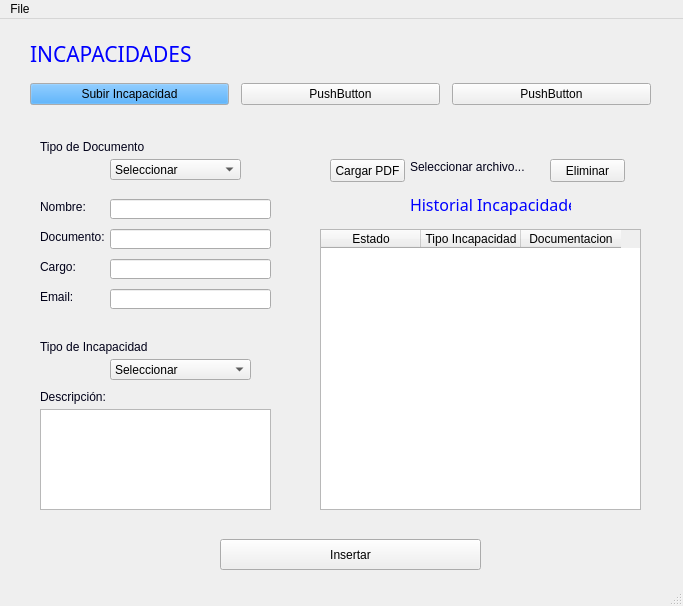
<?xml version="1.0" encoding="UTF-8"?>
<ui version="4.0">
 <class>MainWindow</class>
 <widget class="QMainWindow" name="MainWindow">
  <property name="geometry">
   <rect>
    <x>0</x>
    <y>0</y>
    <width>683</width>
    <height>606</height>
   </rect>
  </property>
  <property name="palette">
   <palette>
    <active>
     <colorrole role="WindowText">
      <brush brushstyle="SolidPattern">
       <color alpha="255">
        <red>0</red>
        <green>0</green>
        <blue>255</blue>
       </color>
      </brush>
     </colorrole>
    </active>
    <inactive>
     <colorrole role="WindowText">
      <brush brushstyle="SolidPattern">
       <color alpha="255">
        <red>0</red>
        <green>0</green>
        <blue>255</blue>
       </color>
      </brush>
     </colorrole>
    </inactive>
    <disabled>
     <colorrole role="WindowText">
      <brush brushstyle="SolidPattern">
       <color alpha="255">
        <red>120</red>
        <green>120</green>
        <blue>120</blue>
       </color>
      </brush>
     </colorrole>
    </disabled>
   </palette>
  </property>
  <property name="windowTitle">
   <string>MainWindow</string>
  </property>
  <property name="autoFillBackground">
   <bool>true</bool>
  </property>
  <widget class="QWidget" name="centralwidget">
   <widget class="QLabel" name="labelincapacidades">
    <property name="geometry">
     <rect>
      <x>30</x>
      <y>20</y>
      <width>161</width>
      <height>31</height>
     </rect>
    </property>
    <property name="baseSize">
     <size>
      <width>0</width>
      <height>0</height>
     </size>
    </property>
    <property name="font">
     <font>
      <family>Impact</family>
      <pointsize>16</pointsize>
     </font>
    </property>
    <property name="mouseTracking">
     <bool>true</bool>
    </property>
    <property name="text">
     <string>INCAPACIDADES</string>
    </property>
    <property name="textFormat">
     <enum>Qt::RichText</enum>
    </property>
    <property name="wordWrap">
     <bool>false</bool>
    </property>
   </widget>
   <widget class="QWidget" name="verticalLayoutWidget">
    <property name="geometry">
     <rect>
      <x>30</x>
      <y>60</y>
      <width>621</width>
      <height>31</height>
     </rect>
    </property>
    <layout class="QHBoxLayout" name="horizontalLayout">
     <property name="spacing">
      <number>12</number>
     </property>
     <property name="sizeConstraint">
      <enum>QLayout::SetDefaultConstraint</enum>
     </property>
     <property name="leftMargin">
      <number>0</number>
     </property>
     <property name="topMargin">
      <number>0</number>
     </property>
     <property name="bottomMargin">
      <number>0</number>
     </property>
     <item>
      <widget class="QPushButton" name="pushButton">
       <property name="palette">
        <palette>
         <active>
          <colorrole role="Button">
           <brush brushstyle="SolidPattern">
            <color alpha="255">
             <red>25</red>
             <green>148</green>
             <blue>255</blue>
            </color>
           </brush>
          </colorrole>
         </active>
         <inactive>
          <colorrole role="Button">
           <brush brushstyle="SolidPattern">
            <color alpha="255">
             <red>25</red>
             <green>148</green>
             <blue>255</blue>
            </color>
           </brush>
          </colorrole>
         </inactive>
         <disabled>
          <colorrole role="Button">
           <brush brushstyle="SolidPattern">
            <color alpha="255">
             <red>25</red>
             <green>148</green>
             <blue>255</blue>
            </color>
           </brush>
          </colorrole>
         </disabled>
        </palette>
       </property>
       <property name="text">
        <string>Subir Incapacidad</string>
       </property>
      </widget>
     </item>
     <item>
      <widget class="QPushButton" name="pushButton_3">
       <property name="text">
        <string>PushButton</string>
       </property>
      </widget>
     </item>
     <item>
      <widget class="QPushButton" name="pushButton_2">
       <property name="text">
        <string>PushButton</string>
       </property>
      </widget>
     </item>
    </layout>
   </widget>
   <widget class="QLabel" name="label">
    <property name="geometry">
     <rect>
      <x>40</x>
      <y>120</y>
      <width>111</width>
      <height>16</height>
     </rect>
    </property>
    <property name="palette">
     <palette>
      <active>
       <colorrole role="WindowText">
        <brush brushstyle="SolidPattern">
         <color alpha="255">
          <red>0</red>
          <green>0</green>
          <blue>24</blue>
         </color>
        </brush>
       </colorrole>
       <colorrole role="ButtonText">
        <brush brushstyle="SolidPattern">
         <color alpha="255">
          <red>255</red>
          <green>255</green>
          <blue>127</blue>
         </color>
        </brush>
       </colorrole>
      </active>
      <inactive>
       <colorrole role="WindowText">
        <brush brushstyle="SolidPattern">
         <color alpha="255">
          <red>0</red>
          <green>0</green>
          <blue>24</blue>
         </color>
        </brush>
       </colorrole>
       <colorrole role="ButtonText">
        <brush brushstyle="SolidPattern">
         <color alpha="255">
          <red>255</red>
          <green>255</green>
          <blue>127</blue>
         </color>
        </brush>
       </colorrole>
      </inactive>
      <disabled>
       <colorrole role="WindowText">
        <brush brushstyle="SolidPattern">
         <color alpha="255">
          <red>120</red>
          <green>120</green>
          <blue>120</blue>
         </color>
        </brush>
       </colorrole>
       <colorrole role="ButtonText">
        <brush brushstyle="SolidPattern">
         <color alpha="255">
          <red>120</red>
          <green>120</green>
          <blue>120</blue>
         </color>
        </brush>
       </colorrole>
      </disabled>
     </palette>
    </property>
    <property name="font">
     <font>
      <family>Microsoft YaHei UI</family>
     </font>
    </property>
    <property name="text">
     <string>Tipo de Documento</string>
    </property>
   </widget>
   <widget class="QComboBox" name="comboBox">
    <property name="geometry">
     <rect>
      <x>110</x>
      <y>140</y>
      <width>131</width>
      <height>21</height>
     </rect>
    </property>
    <item>
     <property name="text">
      <string>Seleccionar</string>
     </property>
    </item>
    <item>
     <property name="text">
      <string>Cedula ciudadania</string>
     </property>
    </item>
    <item>
     <property name="text">
      <string>Cedula extranjera</string>
     </property>
    </item>
    <item>
     <property name="text">
      <string>Pasaporte</string>
     </property>
    </item>
    <item>
     <property name="text">
      <string>DNI</string>
     </property>
    </item>
   </widget>
   <widget class="QLabel" name="label_2">
    <property name="geometry">
     <rect>
      <x>40</x>
      <y>180</y>
      <width>111</width>
      <height>16</height>
     </rect>
    </property>
    <property name="palette">
     <palette>
      <active>
       <colorrole role="WindowText">
        <brush brushstyle="SolidPattern">
         <color alpha="255">
          <red>0</red>
          <green>0</green>
          <blue>24</blue>
         </color>
        </brush>
       </colorrole>
       <colorrole role="ButtonText">
        <brush brushstyle="SolidPattern">
         <color alpha="255">
          <red>255</red>
          <green>255</green>
          <blue>127</blue>
         </color>
        </brush>
       </colorrole>
      </active>
      <inactive>
       <colorrole role="WindowText">
        <brush brushstyle="SolidPattern">
         <color alpha="255">
          <red>0</red>
          <green>0</green>
          <blue>24</blue>
         </color>
        </brush>
       </colorrole>
       <colorrole role="ButtonText">
        <brush brushstyle="SolidPattern">
         <color alpha="255">
          <red>255</red>
          <green>255</green>
          <blue>127</blue>
         </color>
        </brush>
       </colorrole>
      </inactive>
      <disabled>
       <colorrole role="WindowText">
        <brush brushstyle="SolidPattern">
         <color alpha="255">
          <red>120</red>
          <green>120</green>
          <blue>120</blue>
         </color>
        </brush>
       </colorrole>
       <colorrole role="ButtonText">
        <brush brushstyle="SolidPattern">
         <color alpha="255">
          <red>120</red>
          <green>120</green>
          <blue>120</blue>
         </color>
        </brush>
       </colorrole>
      </disabled>
     </palette>
    </property>
    <property name="font">
     <font>
      <family>Microsoft YaHei UI</family>
     </font>
    </property>
    <property name="text">
     <string>Nombre:</string>
    </property>
   </widget>
   <widget class="QLineEdit" name="NamelineEdit">
    <property name="geometry">
     <rect>
      <x>110</x>
      <y>180</y>
      <width>161</width>
      <height>20</height>
     </rect>
    </property>
   </widget>
   <widget class="QLabel" name="label_3">
    <property name="geometry">
     <rect>
      <x>40</x>
      <y>320</y>
      <width>111</width>
      <height>16</height>
     </rect>
    </property>
    <property name="palette">
     <palette>
      <active>
       <colorrole role="WindowText">
        <brush brushstyle="SolidPattern">
         <color alpha="255">
          <red>0</red>
          <green>0</green>
          <blue>24</blue>
         </color>
        </brush>
       </colorrole>
       <colorrole role="ButtonText">
        <brush brushstyle="SolidPattern">
         <color alpha="255">
          <red>255</red>
          <green>255</green>
          <blue>127</blue>
         </color>
        </brush>
       </colorrole>
      </active>
      <inactive>
       <colorrole role="WindowText">
        <brush brushstyle="SolidPattern">
         <color alpha="255">
          <red>0</red>
          <green>0</green>
          <blue>24</blue>
         </color>
        </brush>
       </colorrole>
       <colorrole role="ButtonText">
        <brush brushstyle="SolidPattern">
         <color alpha="255">
          <red>255</red>
          <green>255</green>
          <blue>127</blue>
         </color>
        </brush>
       </colorrole>
      </inactive>
      <disabled>
       <colorrole role="WindowText">
        <brush brushstyle="SolidPattern">
         <color alpha="255">
          <red>120</red>
          <green>120</green>
          <blue>120</blue>
         </color>
        </brush>
       </colorrole>
       <colorrole role="ButtonText">
        <brush brushstyle="SolidPattern">
         <color alpha="255">
          <red>120</red>
          <green>120</green>
          <blue>120</blue>
         </color>
        </brush>
       </colorrole>
      </disabled>
     </palette>
    </property>
    <property name="font">
     <font>
      <family>Microsoft YaHei UI</family>
     </font>
    </property>
    <property name="text">
     <string>Tipo de Incapacidad</string>
    </property>
   </widget>
   <widget class="QComboBox" name="comboBox_2">
    <property name="geometry">
     <rect>
      <x>110</x>
      <y>340</y>
      <width>141</width>
      <height>21</height>
     </rect>
    </property>
    <item>
     <property name="text">
      <string>Seleccionar</string>
     </property>
    </item>
    <item>
     <property name="text">
      <string>Accidente laboral</string>
     </property>
    </item>
    <item>
     <property name="text">
      <string>Licencia de maternidad</string>
     </property>
    </item>
    <item>
     <property name="text">
      <string>Licencia de paternidad</string>
     </property>
    </item>
   </widget>
   <widget class="QPushButton" name="cargar_PDF">
    <property name="geometry">
     <rect>
      <x>330</x>
      <y>140</y>
      <width>75</width>
      <height>23</height>
     </rect>
    </property>
    <property name="text">
     <string>Cargar PDF</string>
    </property>
   </widget>
   <widget class="QLabel" name="label_file_name">
    <property name="geometry">
     <rect>
      <x>410</x>
      <y>140</y>
      <width>131</width>
      <height>16</height>
     </rect>
    </property>
    <property name="palette">
     <palette>
      <active>
       <colorrole role="WindowText">
        <brush brushstyle="SolidPattern">
         <color alpha="255">
          <red>0</red>
          <green>0</green>
          <blue>24</blue>
         </color>
        </brush>
       </colorrole>
       <colorrole role="ButtonText">
        <brush brushstyle="SolidPattern">
         <color alpha="255">
          <red>255</red>
          <green>255</green>
          <blue>127</blue>
         </color>
        </brush>
       </colorrole>
      </active>
      <inactive>
       <colorrole role="WindowText">
        <brush brushstyle="SolidPattern">
         <color alpha="255">
          <red>0</red>
          <green>0</green>
          <blue>24</blue>
         </color>
        </brush>
       </colorrole>
       <colorrole role="ButtonText">
        <brush brushstyle="SolidPattern">
         <color alpha="255">
          <red>255</red>
          <green>255</green>
          <blue>127</blue>
         </color>
        </brush>
       </colorrole>
      </inactive>
      <disabled>
       <colorrole role="WindowText">
        <brush brushstyle="SolidPattern">
         <color alpha="255">
          <red>120</red>
          <green>120</green>
          <blue>120</blue>
         </color>
        </brush>
       </colorrole>
       <colorrole role="ButtonText">
        <brush brushstyle="SolidPattern">
         <color alpha="255">
          <red>120</red>
          <green>120</green>
          <blue>120</blue>
         </color>
        </brush>
       </colorrole>
      </disabled>
     </palette>
    </property>
    <property name="font">
     <font>
      <family>Microsoft YaHei UI</family>
     </font>
    </property>
    <property name="text">
     <string>Seleccionar archivo...</string>
    </property>
   </widget>
   <widget class="QLabel" name="label_5">
    <property name="geometry">
     <rect>
      <x>40</x>
      <y>370</y>
      <width>111</width>
      <height>16</height>
     </rect>
    </property>
    <property name="palette">
     <palette>
      <active>
       <colorrole role="WindowText">
        <brush brushstyle="SolidPattern">
         <color alpha="255">
          <red>0</red>
          <green>0</green>
          <blue>24</blue>
         </color>
        </brush>
       </colorrole>
       <colorrole role="ButtonText">
        <brush brushstyle="SolidPattern">
         <color alpha="255">
          <red>255</red>
          <green>255</green>
          <blue>127</blue>
         </color>
        </brush>
       </colorrole>
      </active>
      <inactive>
       <colorrole role="WindowText">
        <brush brushstyle="SolidPattern">
         <color alpha="255">
          <red>0</red>
          <green>0</green>
          <blue>24</blue>
         </color>
        </brush>
       </colorrole>
       <colorrole role="ButtonText">
        <brush brushstyle="SolidPattern">
         <color alpha="255">
          <red>255</red>
          <green>255</green>
          <blue>127</blue>
         </color>
        </brush>
       </colorrole>
      </inactive>
      <disabled>
       <colorrole role="WindowText">
        <brush brushstyle="SolidPattern">
         <color alpha="255">
          <red>120</red>
          <green>120</green>
          <blue>120</blue>
         </color>
        </brush>
       </colorrole>
       <colorrole role="ButtonText">
        <brush brushstyle="SolidPattern">
         <color alpha="255">
          <red>120</red>
          <green>120</green>
          <blue>120</blue>
         </color>
        </brush>
       </colorrole>
      </disabled>
     </palette>
    </property>
    <property name="font">
     <font>
      <family>Microsoft YaHei UI</family>
     </font>
    </property>
    <property name="text">
     <string>Descripción:</string>
    </property>
   </widget>
   <widget class="QTextEdit" name="DescriptiontextEdit">
    <property name="geometry">
     <rect>
      <x>40</x>
      <y>390</y>
      <width>231</width>
      <height>101</height>
     </rect>
    </property>
   </widget>
   <widget class="QLineEdit" name="ChargelineEdit">
    <property name="geometry">
     <rect>
      <x>110</x>
      <y>240</y>
      <width>161</width>
      <height>20</height>
     </rect>
    </property>
    <property name="text">
     <string/>
    </property>
   </widget>
   <widget class="QLabel" name="label_6">
    <property name="geometry">
     <rect>
      <x>40</x>
      <y>240</y>
      <width>111</width>
      <height>16</height>
     </rect>
    </property>
    <property name="palette">
     <palette>
      <active>
       <colorrole role="WindowText">
        <brush brushstyle="SolidPattern">
         <color alpha="255">
          <red>0</red>
          <green>0</green>
          <blue>24</blue>
         </color>
        </brush>
       </colorrole>
       <colorrole role="ButtonText">
        <brush brushstyle="SolidPattern">
         <color alpha="255">
          <red>255</red>
          <green>255</green>
          <blue>127</blue>
         </color>
        </brush>
       </colorrole>
      </active>
      <inactive>
       <colorrole role="WindowText">
        <brush brushstyle="SolidPattern">
         <color alpha="255">
          <red>0</red>
          <green>0</green>
          <blue>24</blue>
         </color>
        </brush>
       </colorrole>
       <colorrole role="ButtonText">
        <brush brushstyle="SolidPattern">
         <color alpha="255">
          <red>255</red>
          <green>255</green>
          <blue>127</blue>
         </color>
        </brush>
       </colorrole>
      </inactive>
      <disabled>
       <colorrole role="WindowText">
        <brush brushstyle="SolidPattern">
         <color alpha="255">
          <red>120</red>
          <green>120</green>
          <blue>120</blue>
         </color>
        </brush>
       </colorrole>
       <colorrole role="ButtonText">
        <brush brushstyle="SolidPattern">
         <color alpha="255">
          <red>120</red>
          <green>120</green>
          <blue>120</blue>
         </color>
        </brush>
       </colorrole>
      </disabled>
     </palette>
    </property>
    <property name="font">
     <font>
      <family>Microsoft YaHei UI</family>
     </font>
    </property>
    <property name="text">
     <string>Cargo:</string>
    </property>
   </widget>
   <widget class="QLineEdit" name="EmaillineEdit">
    <property name="geometry">
     <rect>
      <x>110</x>
      <y>270</y>
      <width>161</width>
      <height>20</height>
     </rect>
    </property>
    <property name="text">
     <string/>
    </property>
   </widget>
   <widget class="QLabel" name="label_7">
    <property name="geometry">
     <rect>
      <x>40</x>
      <y>270</y>
      <width>111</width>
      <height>16</height>
     </rect>
    </property>
    <property name="palette">
     <palette>
      <active>
       <colorrole role="WindowText">
        <brush brushstyle="SolidPattern">
         <color alpha="255">
          <red>0</red>
          <green>0</green>
          <blue>24</blue>
         </color>
        </brush>
       </colorrole>
       <colorrole role="ButtonText">
        <brush brushstyle="SolidPattern">
         <color alpha="255">
          <red>255</red>
          <green>255</green>
          <blue>127</blue>
         </color>
        </brush>
       </colorrole>
      </active>
      <inactive>
       <colorrole role="WindowText">
        <brush brushstyle="SolidPattern">
         <color alpha="255">
          <red>0</red>
          <green>0</green>
          <blue>24</blue>
         </color>
        </brush>
       </colorrole>
       <colorrole role="ButtonText">
        <brush brushstyle="SolidPattern">
         <color alpha="255">
          <red>255</red>
          <green>255</green>
          <blue>127</blue>
         </color>
        </brush>
       </colorrole>
      </inactive>
      <disabled>
       <colorrole role="WindowText">
        <brush brushstyle="SolidPattern">
         <color alpha="255">
          <red>120</red>
          <green>120</green>
          <blue>120</blue>
         </color>
        </brush>
       </colorrole>
       <colorrole role="ButtonText">
        <brush brushstyle="SolidPattern">
         <color alpha="255">
          <red>120</red>
          <green>120</green>
          <blue>120</blue>
         </color>
        </brush>
       </colorrole>
      </disabled>
     </palette>
    </property>
    <property name="font">
     <font>
      <family>Microsoft YaHei UI</family>
     </font>
    </property>
    <property name="text">
     <string>Email:</string>
    </property>
   </widget>
   <widget class="QPushButton" name="Insertar">
    <property name="geometry">
     <rect>
      <x>220</x>
      <y>520</y>
      <width>261</width>
      <height>31</height>
     </rect>
    </property>
    <property name="text">
     <string>Insertar</string>
    </property>
   </widget>
   <widget class="QPushButton" name="Eliminar_PDF">
    <property name="geometry">
     <rect>
      <x>550</x>
      <y>140</y>
      <width>75</width>
      <height>23</height>
     </rect>
    </property>
    <property name="text">
     <string>Eliminar</string>
    </property>
   </widget>
   <widget class="QTableWidget" name="tableWidget">
    <property name="geometry">
     <rect>
      <x>320</x>
      <y>210</y>
      <width>321</width>
      <height>281</height>
     </rect>
    </property>
    <column>
     <property name="text">
      <string>Estado</string>
     </property>
    </column>
    <column>
     <property name="text">
      <string>Tipo Incapacidad</string>
     </property>
    </column>
    <column>
     <property name="text">
      <string>Documentacion</string>
     </property>
    </column>
   </widget>
   <widget class="QLabel" name="labelincapacidades_2">
    <property name="geometry">
     <rect>
      <x>410</x>
      <y>170</y>
      <width>161</width>
      <height>31</height>
     </rect>
    </property>
    <property name="baseSize">
     <size>
      <width>0</width>
      <height>0</height>
     </size>
    </property>
    <property name="font">
     <font>
      <family>Impact</family>
      <pointsize>12</pointsize>
     </font>
    </property>
    <property name="mouseTracking">
     <bool>true</bool>
    </property>
    <property name="autoFillBackground">
     <bool>false</bool>
    </property>
    <property name="text">
     <string>Historial Incapacidades</string>
    </property>
    <property name="textFormat">
     <enum>Qt::RichText</enum>
    </property>
    <property name="wordWrap">
     <bool>false</bool>
    </property>
   </widget>
   <widget class="QLineEdit" name="DocumentLineEdit">
    <property name="geometry">
     <rect>
      <x>110</x>
      <y>210</y>
      <width>161</width>
      <height>20</height>
     </rect>
    </property>
   </widget>
   <widget class="QLabel" name="Documentlabel_4">
    <property name="geometry">
     <rect>
      <x>40</x>
      <y>210</y>
      <width>111</width>
      <height>16</height>
     </rect>
    </property>
    <property name="palette">
     <palette>
      <active>
       <colorrole role="WindowText">
        <brush brushstyle="SolidPattern">
         <color alpha="255">
          <red>0</red>
          <green>0</green>
          <blue>24</blue>
         </color>
        </brush>
       </colorrole>
       <colorrole role="ButtonText">
        <brush brushstyle="SolidPattern">
         <color alpha="255">
          <red>255</red>
          <green>255</green>
          <blue>127</blue>
         </color>
        </brush>
       </colorrole>
      </active>
      <inactive>
       <colorrole role="WindowText">
        <brush brushstyle="SolidPattern">
         <color alpha="255">
          <red>0</red>
          <green>0</green>
          <blue>24</blue>
         </color>
        </brush>
       </colorrole>
       <colorrole role="ButtonText">
        <brush brushstyle="SolidPattern">
         <color alpha="255">
          <red>255</red>
          <green>255</green>
          <blue>127</blue>
         </color>
        </brush>
       </colorrole>
      </inactive>
      <disabled>
       <colorrole role="WindowText">
        <brush brushstyle="SolidPattern">
         <color alpha="255">
          <red>120</red>
          <green>120</green>
          <blue>120</blue>
         </color>
        </brush>
       </colorrole>
       <colorrole role="ButtonText">
        <brush brushstyle="SolidPattern">
         <color alpha="255">
          <red>120</red>
          <green>120</green>
          <blue>120</blue>
         </color>
        </brush>
       </colorrole>
      </disabled>
     </palette>
    </property>
    <property name="font">
     <font>
      <family>Microsoft YaHei UI</family>
     </font>
    </property>
    <property name="text">
     <string>Documento:</string>
    </property>
   </widget>
  </widget>
  <widget class="QMenuBar" name="menubar">
   <property name="geometry">
    <rect>
     <x>0</x>
     <y>0</y>
     <width>683</width>
     <height>21</height>
    </rect>
   </property>
   <widget class="QMenu" name="menufile">
    <property name="title">
     <string>File</string>
    </property>
    <addaction name="actionRefresh"/>
   </widget>
   <addaction name="menufile"/>
  </widget>
  <widget class="QStatusBar" name="statusbar"/>
  <action name="actionRefresh">
   <property name="text">
    <string>Refrescar</string>
   </property>
  </action>
 </widget>
 <tabstops>
  <tabstop>pushButton_3</tabstop>
 </tabstops>
 <resources/>
 <connections/>
</ui>
